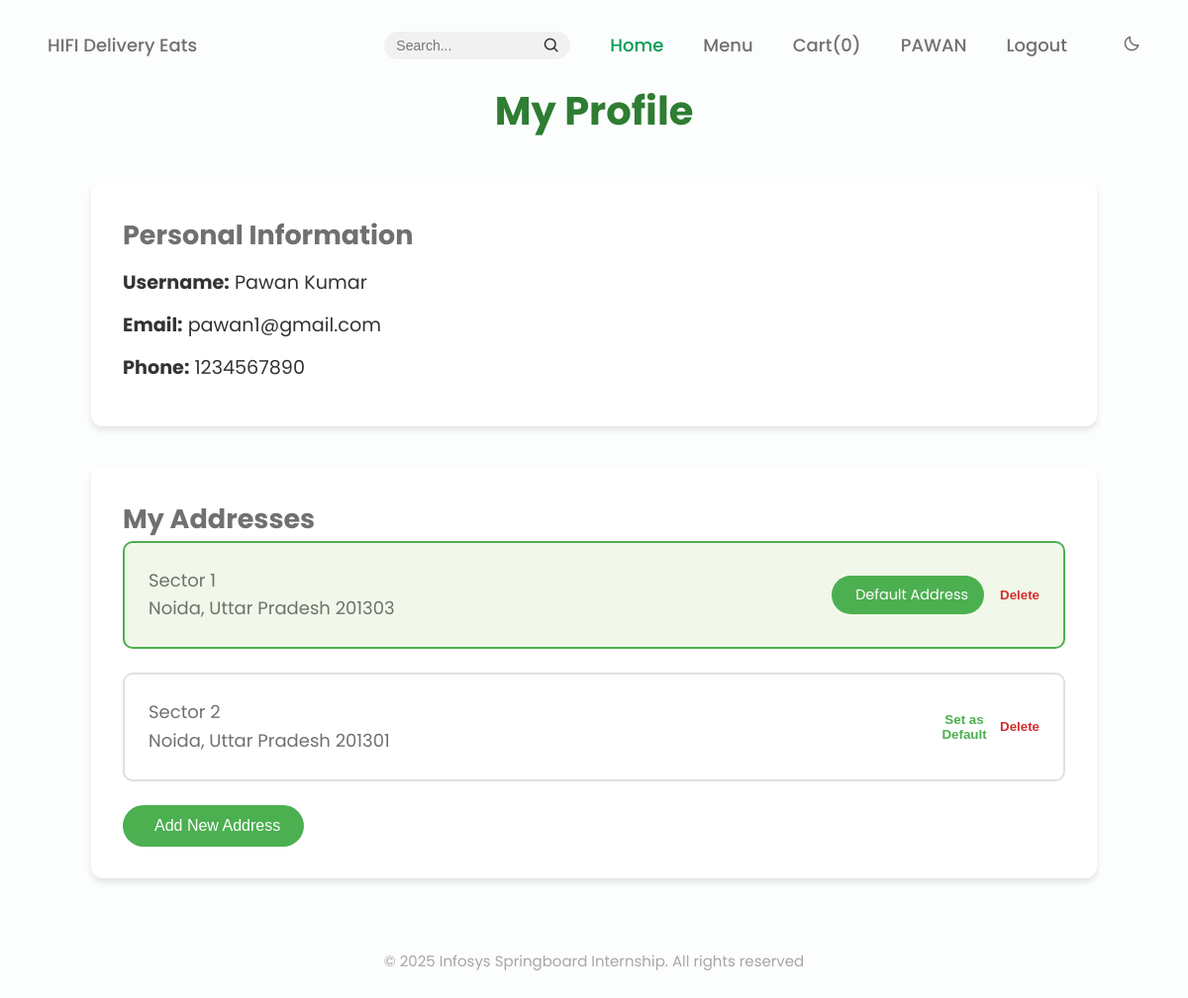
The page /user/profile (signed in) on the database as committed earlier.
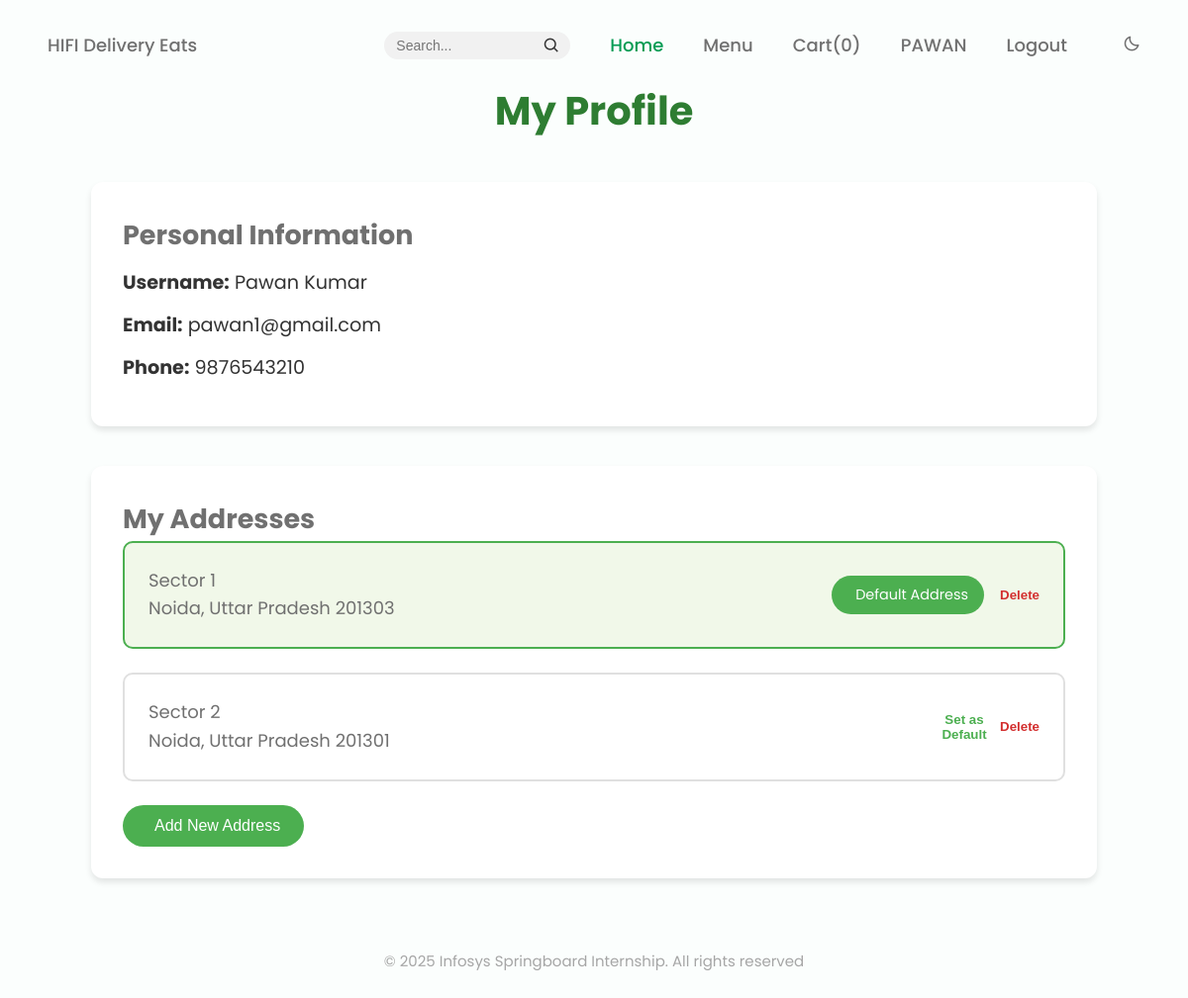
The same page on the database as committed later.
### models.py (models this page shows, shortened)
class BaseModel(db.Model):
    __abstract__ = True
    PREFIX = None  # each child model must set this

class Customer(UserMixin, BaseModel):
    __tablename__ = 'customer'
    PREFIX = 'U'
    customer_id = db.Column(db.String(10), primary_key=True)
    username = db.Column(db.String(100))
    email = db.Column(db.String(100), unique=True)
    phone = db.Column(db.Integer, unique=True, nullable=False)
    password = db.Column(db.String(100), nullable=False)
    addresses = db.relationship("Address", back_populates="customer", lazy=True)
    orders = db.relationship("Order", back_populates="customer", foreign_keys="Order.customer_id")
    cart_items = db.relationship("Cart", back_populates="customer")

class Address(BaseModel):
    __tablename__ = 'address'
    PREFIX = 'ADD'
    address_id = db.Column(db.String(10), primary_key=True)
    customer_id = db.Column(db.String(10), db.ForeignKey('customer.customer_id'), nullable=False)
    address_line = db.Column(db.String(255), nullable=False)
    city = db.Column(db.String(50), nullable=False)
    state = db.Column(db.String(50), nullable=False)
    zip_code = db.Column(db.String(20), nullable=False)
    is_preferred = db.Column(db.Boolean, default=False)
    customer = db.relationship("Customer", back_populates="addresses")

### routes/customer_routes.py (the view)
    @app.route('/user/profile')
    @login_required
    def customer():
        return render_template('user/profile.html', user=current_user)

### templates/user/profile.html (shortened to what this page needs)
{% extends "index.html" %}
{% block css %}
{{ super() }}
<link rel="stylesheet" href="{{ url_for('static', filename='css/user/profile.css') }}">
{% endblock css %}
{% block content %}
<div class="profile-container">
    <div class="profile-header">
        <h1>My Profile</h1>
    </div>
    <div class="profile-section user-details">
        <h2>Personal Information</h2>
        <div class="user-info">
            <p><strong>Username:</strong> {{ current_user.username }}</p>
            <p><strong>Email:</strong> {{ current_user.email }}</p>
            <p><strong>Phone:</strong> {{ current_user.phone }}</p>
        </div>
    </div>
    <div class="profile-section addresses">
        <h2>My Addresses</h2>
        <div class="addresses-list">
            {% for address in current_user.addresses %}
            <div class="address-card {% if address.is_preferred %}preferred{% endif %}">
                <div class="address-content">
                    <p>{{ address.address_line }}</p>
                    <p>{{ address.city }}, {{ address.state }} {{ address.zip_code }}</p>
                </div>
                <div class="address-actions">
                    {% if address.is_preferred %}
                    <span class="preferred-badge"> Default Address</span>
                    {% else %}
                    <button class="btn-make-preferred" data-address-id="{{ address.address_id }}">
                         Set as Default
                    </button>
                    {% endif %}
                    <button class="btn-delete-address" data-address-id="{{ address.address_id }}">
                         Delete
                    </button>
                </div>
            </div>
            {% endfor %}
        </div>
        <button id="btn-add-address" class="btn-primary">
             Add New Address
        </button>
    </div>
</div>
{% endblock %}

### templates/index.html (shortened to what this page needs)
<!DOCTYPE html>
<html lang="en">
<head>
    {% block css %}
    <link rel="stylesheet" href="/css/index.css" />
    {% endblock css %}
    <link href="https://cdn.jsdelivr.net/npm/boxicons@2.0.5/css/boxicons.min.css" rel="stylesheet" />
</head>
<body>
    {%block nav_bar%}
    <header class="l-header" id="header">
        <nav class="nav bd-container">
            <a href="{{ url_for('index') }}" class="nav__logo">HIFI Delivery Eats</a>
            <div class="nav__menu" id="nav-menu">
                <ul class="nav__list">
                    <li class="nav__item">
                        <form class="search-form">
                            <input type="text" class="search-input" placeholder="Search..." aria-label="Search" />
                            <button type="submit" class="search-button">
                                <i class="bx bx-search"></i>
                            </button>
                        </form>
                    </li>
                    <li class="nav__item">
                        <a href="{{ url_for('index') }}" class="nav__link active-link">Home</a>
                    </li>
                    <li class="nav__item">
                        <a href="{{ url_for('show_menu') }}" class="nav__link">Menu</a>
                    </li>
                    <li class="nav__item">
                        <a href="{{ url_for('order') }}" class="nav__link">
                            Cart(<span class="nav__cart-count">0</span>)
                        </a>
                    </li>
                    {% if user %}
                    <li class="nav__item">
                        <a href="{{ url_for('customer') }}" class="nav__link">
                            {{ user.username.split()[0] | upper }}
                        </a>
                    </li>
                    <li class="nav__item">
                        <a href="{{ url_for('logout') }}" class="nav__link">Logout</a>
                    </li>
                    {% else %}
                    <li class="nav__item">
                        <a href="/signin" class="nav__link">Sign In</a>
                    </li>
                    {% endif %}
                    <li class="nav__item">
                        <i class="bx bx-moon change-theme" id="theme-button"></i>
                    </li>
                </ul>
            </div>
        </nav>
    </header>
    {% endblock nav_bar %}
    <main class="l-main">{% block content %}{% endblock content %}</main>
    <footer class="footer section bd-container">
        <p class="footer__copy">
            © 2025 Infosys Springboard Internship. All rights reserved
        </p>
    </footer>
</body>
</html>

### static/css/index.css (style rules this page uses)
:root { --header-height: 3rem; --first-color: #069c54; --first-color-alt: #048654; --title-color: #393939; --text-color: #707070; --text-color-light: #a6a6a6; --body-color: #fbfefd; --container-color: #ffffff; --body-font: "Poppins", sans-serif; --biggest-font-size: 2.25rem; --h1-font-size: 1.5rem; --h2-font-size: 1.25rem; --h3-font-size: 1rem; --normal-font-size: 0.938rem; --small-font-size: 0.813rem; --smaller-font-size: 0.75rem; --font-medium: 500; --font-semi-bold: 600; --mb-1: 0.5rem; --mb-2: 1rem; --mb-3: 1.5rem; --mb-4: 2rem; --mb-5: 2.5rem; --mb-6: 3rem; --z-tooltip: 10; --z-fixed: 100; }
@media screen and (min-width: 768px) { :root { --biggest-font-size: 4.5rem; --h1-font-size: 2.75rem; --h2-font-size: 2rem; --h3-font-size: 1.5rem; --normal-font-size: 1.125rem; --small-font-size: 0.938rem; --smaller-font-size: 0.813rem; } }
html { scroll-behavior: smooth; }
body { margin: var(--header-height) 0 0 0; font-family: var(--body-font); font-size: var(--normal-font-size); background-color: var(--body-color); color: var(--text-color); line-height: 1.6; }
h1, h2, h3, p, ul { margin: 0; }
ul { padding: 0; list-style: none; }
a { text-decoration: none; }
.section { padding-bottom: 2rem; }
.bd-container { max-width: 960px; width: calc(100% - 2rem); margin-left: var(--mb-2); margin-right: var(--mb-2); }
.l-header { width: 100%; position: fixed; top: 0; left: 0; z-index: var(--z-fixed); background-color: var(--body-color); }
.nav { max-width: 92%; margin: 10px; height: var(--header-height); display: flex; justify-content: space-between; align-items: center; }
.nav__item { margin-bottom: var(--mb-2); }
.nav__link, .nav__logo, .nav__toggle { color: var(--text-color); font-weight: var(--font-medium); }
.nav__link { transition: 0.3s; }
.active-link { color: var(--first-color); }
@media screen and (min-width: 768px) { body { margin: 0; } }
@media screen and (min-width: 768px) { .section { padding-top: 1rem; } }
@media screen and (min-width: 768px) { .nav { height: calc(var(--header-height) + 1.5rem); } }
@media screen and (min-width: 768px) { .nav__list { display: flex; } }
@media screen and (min-width: 768px) { .nav__item { margin-left: var(--mb-5); margin-bottom: 0; } }
@media screen and (min-width: 768px) { .change-theme { position: initial; margin-left: var(--mb-2); } }
@media screen and (min-width: 960px) { .bd-container { margin-left: auto; margin-right: auto; } }
.search-form { display: flex; align-items: center; background-color: #f1f1f1; border-radius: 25px; padding: 5px 10px; }
.search-input { border: none; outline: none; background: transparent; font-size: 14px; width: 150px; transition: width 0.3s ease; }
.search-button { background: none; border: none; cursor: pointer; padding: 0; display: flex; align-items: center; justify-content: center; }
.search-button i { font-size: 18px; color: #333; }
.footer__copy { text-align: center; font-size: var(--small-font-size); color: var(--text-color-light); margin-top: 1rem; }

Rows that differ between the two databases and show on the page:
changed Customer "Pawan Kumar": phone "1234567890" → "9876543210"
